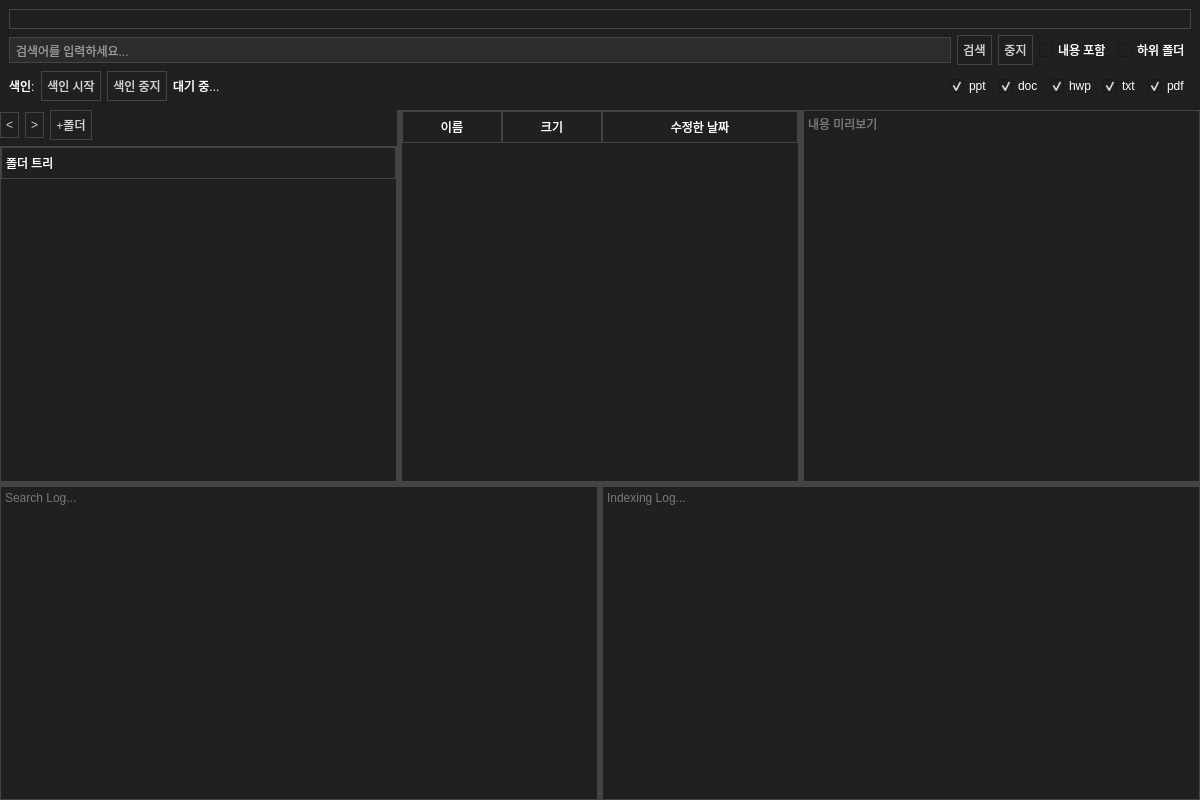
<?xml version="1.0" encoding="UTF-8"?>
<ui version="4.0">
 <class>MainWindow</class>
 <widget class="QMainWindow" name="MainWindow">
  <property name="geometry">
   <rect>
    <x>0</x>
    <y>0</y>
    <width>1200</width>
    <height>800</height>
   </rect>
  </property>
  <property name="windowTitle">
   <string>File Manager</string>
  </property>
  <property name="styleSheet">
   <string notr="true">QMainWindow { background-color: #191919; color: #FFFFFF; }
QWidget { background-color: #202020; color: #FFFFFF; font-size: 12px; }
QTreeWidget, QTableWidget, QTextEdit { 
    background-color: #202020; 
    border: 1px solid #444444; 
    color: #D0D0D0;
}
QHeaderView::section { background-color: #202020; border: 1px solid #444444; padding: 4px; }
QLineEdit { background-color: #2C2C2C; border: 1px solid #444444; padding: 4px; color: white; }
QPushButton { 
    background-color: #202020; 
    border: 1px solid #444444; 
    padding: 5px; 
    color: #D0D0D0;
}
QPushButton:hover { background-color: #333333; }
QSplitter::handle { background-color: #444444; }
QTabWidget::pane { border: 1px solid #444444; }
QTabBar::tab { background: #191919; color: #AAA; padding: 8px; }
QTabBar::tab:selected { background: #202020; color: white; border-top: 2px solid #0067C0; }
</string>
  </property>
  <widget class="QWidget" name="centralwidget">
   <layout class="QVBoxLayout" name="verticalLayout_main">
    <property name="spacing">
     <number>0</number>
    </property>
    <property name="leftMargin">
     <number>0</number>
    </property>
    <property name="topMargin">
     <number>0</number>
    </property>
    <property name="rightMargin">
     <number>0</number>
    </property>
    <property name="bottomMargin">
     <number>0</number>
    </property>
    <item>
     <widget class="QWidget" name="top_container" native="true">
      <property name="minimumSize">
       <size>
        <width>0</width>
        <height>110</height>
       </size>
      </property>
      <property name="maximumSize">
       <size>
        <width>16777215</width>
        <height>110</height>
       </size>
      </property>
      <layout class="QVBoxLayout" name="verticalLayout_top">
       <item>
        <widget class="QTabWidget" name="tab_widget">
         <property name="currentIndex">
          <number>-1</number>
         </property>
        </widget>
       </item>
       <item>
        <layout class="QHBoxLayout" name="horizontalLayout_search">
         <item>
          <widget class="QLineEdit" name="search_input">
           <property name="placeholderText">
            <string>검색어를 입력하세요...</string>
           </property>
          </widget>
         </item>
         <item>
          <widget class="QPushButton" name="btn_search">
           <property name="text">
            <string>검색</string>
           </property>
          </widget>
         </item>
         <item>
          <widget class="QPushButton" name="btn_stop">
           <property name="text">
            <string>중지</string>
           </property>
          </widget>
         </item>
         <item>
          <widget class="QCheckBox" name="chk_content">
           <property name="text">
            <string>내용 포함</string>
           </property>
          </widget>
         </item>
         <item>
          <widget class="QCheckBox" name="chk_subfolder">
           <property name="text">
            <string>하위 폴더</string>
           </property>
          </widget>
         </item>
        </layout>
       </item>
       <item>
        <layout class="QHBoxLayout" name="horizontalLayout_filter">
         <item>
          <widget class="QLabel" name="label_index">
           <property name="text">
            <string>색인:</string>
           </property>
          </widget>
         </item>
         <item>
          <widget class="QPushButton" name="btn_index_start">
           <property name="text">
            <string>색인 시작</string>
           </property>
          </widget>
         </item>
         <item>
          <widget class="QPushButton" name="btn_index_stop">
           <property name="text">
            <string>색인 중지</string>
           </property>
          </widget>
         </item>
         <item>
          <widget class="QLabel" name="lbl_status">
           <property name="text">
            <string>대기 중...</string>
           </property>
          </widget>
         </item>
         <item>
          <spacer name="horizontalSpacer">
           <property name="orientation">
            <enum>Qt::Horizontal</enum>
           </property>
           <property name="sizeHint" stdset="0">
            <size>
             <width>40</width>
             <height>20</height>
            </size>
           </property>
          </spacer>
         </item>
         <item>
          <widget class="QCheckBox" name="chk_ppt">
           <property name="text">
            <string>ppt</string>
           </property>
           <property name="checked">
            <bool>true</bool>
           </property>
          </widget>
         </item>
         <item>
          <widget class="QCheckBox" name="chk_doc">
           <property name="text">
            <string>doc</string>
           </property>
           <property name="checked">
            <bool>true</bool>
           </property>
          </widget>
         </item>
         <item>
          <widget class="QCheckBox" name="chk_hwp">
           <property name="text">
            <string>hwp</string>
           </property>
           <property name="checked">
            <bool>true</bool>
           </property>
          </widget>
         </item>
         <item>
          <widget class="QCheckBox" name="chk_txt">
           <property name="text">
            <string>txt</string>
           </property>
           <property name="checked">
            <bool>true</bool>
           </property>
          </widget>
         </item>
         <item>
          <widget class="QCheckBox" name="chk_pdf">
           <property name="text">
            <string>pdf</string>
           </property>
           <property name="checked">
            <bool>true</bool>
           </property>
          </widget>
         </item>
        </layout>
       </item>
      </layout>
     </widget>
    </item>
    <item>
     <widget class="QSplitter" name="vertical_splitter">
      <property name="orientation">
       <enum>Qt::Vertical</enum>
      </property>
      <widget class="QSplitter" name="content_splitter">
       <property name="orientation">
        <enum>Qt::Horizontal</enum>
       </property>
       <widget class="QWidget" name="sidebar_widget" native="true">
        <layout class="QVBoxLayout" name="verticalLayout_sidebar">
         <property name="leftMargin">
          <number>0</number>
         </property>
         <property name="topMargin">
          <number>0</number>
         </property>
         <property name="rightMargin">
          <number>0</number>
         </property>
         <property name="bottomMargin">
          <number>0</number>
         </property>
         <item>
          <layout class="QHBoxLayout" name="horizontalLayout_nav">
           <item>
            <widget class="QPushButton" name="btn_back">
             <property name="maximumSize">
              <size>
               <width>30</width>
               <height>16777215</height>
              </size>
             </property>
             <property name="text">
              <string>&lt;</string>
             </property>
            </widget>
           </item>
           <item>
            <widget class="QPushButton" name="btn_forward">
             <property name="maximumSize">
              <size>
               <width>30</width>
               <height>16777215</height>
              </size>
             </property>
             <property name="text">
              <string>&gt;</string>
             </property>
            </widget>
           </item>
           <item>
            <widget class="QPushButton" name="btn_new_folder">
             <property name="text">
              <string>+폴더</string>
             </property>
            </widget>
           </item>
           <item>
            <spacer name="horizontalSpacer_2">
             <property name="orientation">
              <enum>Qt::Horizontal</enum>
             </property>
             <property name="sizeHint" stdset="0">
              <size>
               <width>40</width>
               <height>20</height>
              </size>
             </property>
            </spacer>
           </item>
          </layout>
         </item>
         <item>
          <widget class="QTreeWidget" name="tree_widget">
           <property name="headerHidden">
            <bool>false</bool>
           </property>
           <column>
            <property name="text">
             <string>폴더 트리</string>
            </property>
           </column>
          </widget>
         </item>
        </layout>
       </widget>
       <widget class="QTableWidget" name="table_widget">
        <property name="selectionBehavior">
         <enum>QAbstractItemView::SelectRows</enum>
        </property>
        <property name="showGrid">
         <bool>false</bool>
        </property>
        <attribute name="horizontalHeaderStretchLastSection">
         <bool>true</bool>
        </attribute>
        <attribute name="verticalHeaderVisible">
         <bool>false</bool>
        </attribute>
        <column>
         <property name="text">
          <string>이름</string>
         </property>
        </column>
        <column>
         <property name="text">
          <string>크기</string>
         </property>
        </column>
        <column>
         <property name="text">
          <string>수정한 날짜</string>
         </property>
        </column>
       </widget>
       <widget class="QTextEdit" name="preview_widget">
        <property name="readOnly">
         <bool>true</bool>
        </property>
        <property name="placeholderText">
         <string>내용 미리보기</string>
        </property>
       </widget>
      </widget>
      <widget class="QSplitter" name="bottom_splitter">
       <property name="orientation">
        <enum>Qt::Horizontal</enum>
       </property>
       <widget class="QTextEdit" name="search_log">
        <property name="readOnly">
         <bool>true</bool>
        </property>
        <property name="placeholderText">
         <string>Search Log...</string>
        </property>
       </widget>
       <widget class="QTextEdit" name="indexing_log">
        <property name="readOnly">
         <bool>true</bool>
        </property>
        <property name="placeholderText">
         <string>Indexing Log...</string>
        </property>
       </widget>
      </widget>
     </widget>
    </item>
   </layout>
  </widget>
 </widget>
 <resources/>
 <connections/>
</ui>
